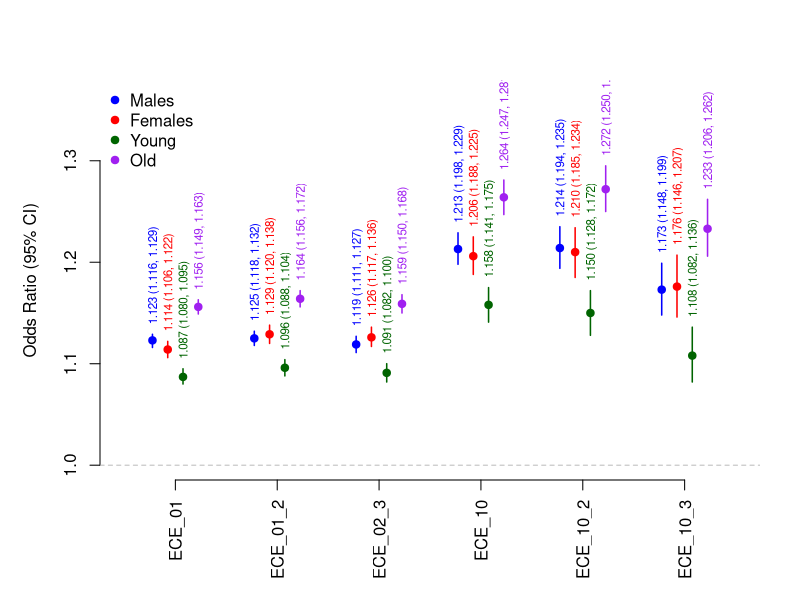

Here is the R script that generated this plot:
# --- Create data frame ---
df <- data.frame(
  Subgroup = rep(c("Males","Females",
                   "Young","Old"), each=6),
  Event = rep(c("ECE_10","ECE_10_2","ECE_10_3","ECE_01","ECE_01_2","ECE_02_3"), times=4),
  est = c(1.123,1.125,1.119,1.213,1.214,1.173,
          1.114,1.129,1.126,1.206,1.210,1.176,
          1.087,1.096,1.091,1.158,1.150,1.108,
          1.156,1.164,1.159,1.264,1.272,1.233),
  low = c(1.116,1.118,1.111,1.198,1.194,1.148,
          1.106,1.120,1.117,1.188,1.185,1.146,
          1.080,1.088,1.082,1.141,1.128,1.082,
          1.149,1.156,1.150,1.247,1.250,1.206),
  high = c(1.129,1.132,1.127,1.229,1.235,1.199,
           1.122,1.138,1.136,1.225,1.234,1.207,
           1.095,1.104,1.100,1.175,1.172,1.136,
           1.163,1.172,1.168,1.281,1.295,1.262)
)

# --- Plot setup ---
events <- levels(factor(df$Event))
cols   <- c("blue","red","darkgreen","purple")
pad    <- 0.01
ymax   <- max(df$high) + 0.07

tiff("graphs/ECE_effects_by_subgroup.tiff",
     width=8, height=8, res=600,units="in")
par(mar=c(6,5,4,2))
plot(NA, xlim=c(0.5, length(events)+0.5), ylim=c(1.0, ymax),
     xaxt="n", xlab="", ylab="Odds Ratio (95% CI)",
     frame = F)

axis(1, at=1:length(events), labels=events, las=2)
abline(h=1, lty=2, col="gray")

# --- Draw points, CI lines, and rotated labels ---
for (i in 1:4) {
  dsub <- df[df$Subgroup == unique(df$Subgroup)[i], ]
  x <- 1:length(events) + (i - 2.5) * 0.15
  
  # point estimates + CI lines
  points(x, dsub$est, pch=19, col=cols[i])
  segments(x, dsub$low, x, dsub$high, col=cols[i], lwd=1.5)
  
  # labels as "est (low, high)" vertically above each line
  labs <- sprintf("%.3f (%.3f, %.3f)", dsub$est, dsub$low, dsub$high)
  text(x, dsub$high + pad, labels=labs, srt=90, col=cols[i],
       cex=0.7, adj=c(0,0.5))
}

legend("topleft", legend=unique(df$Subgroup), col=cols, pch=19, bty="n")
dev.off()
